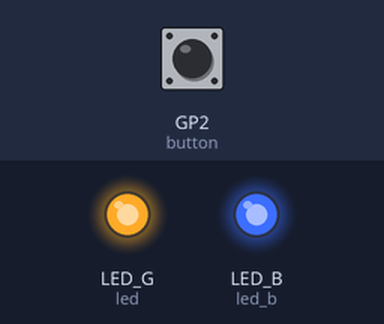
Recording of a program running on a simulated Raspberry Pi Pico running CircuitPython. On the bench: output pins drawn as LEDs (lit = HIGH). Inputs (shaded band) come from the test bench; at power-on: GP2 (button) HIGH. USB keyboard and mouse output is not drawn.

Above: at 1.2 s.
1.3 s: GP2 (button) pulled LOW for 2.35 s
At 2.8 s:
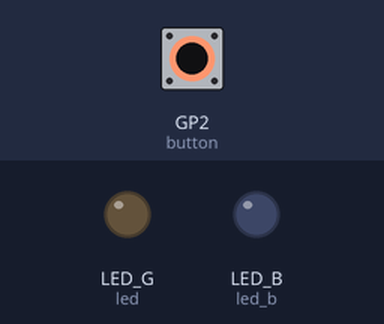
At 7.1 s:
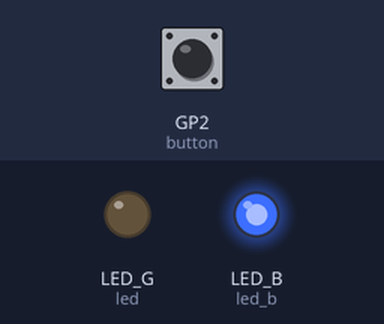
Timing chart, 0 to 15.4 s (numbered marks = the images above; inputs shaded):
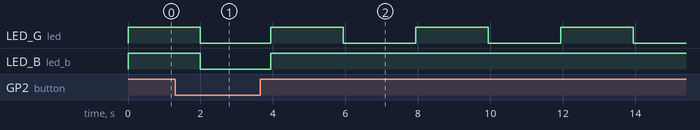

The program:

yakiishi-hori-key.py
```python
# Written in CircuitPython
# for Raspberry Pi Pico or Pimoroni Tiny2040

import board
import digitalio
from time import sleep
import usb_hid
from adafruit_hid.keyboard import Keyboard
from adafruit_hid.keycode import Keycode
from adafruit_hid.mouse import Mouse

mouse = Mouse(usb_hid.devices)
keyboard=Keyboard(usb_hid.devices)
keycodes = [Keycode.A, Keycode.D]

button = digitalio.DigitalInOut(board.GP2)
button.switch_to_input(pull=digitalio.Pull.UP)

# 0 = Pico / 1 = Tiny2040
tiny2040 = 1
if tiny2040:
  led = digitalio.DigitalInOut(board.LED_G)
  led.direction = digitalio.Direction.OUTPUT
  led_b = digitalio.DigitalInOut(board.LED_B)
  led_b.direction = digitalio.Direction.OUTPUT
  # tiny2040 LED is active low
  led.value = 1
  led_b.value = 1
else:
  led = digitalio.DigitalInOut(board.LED)
  led.direction = digitalio.Direction.OUTPUT
  led_b = None

i = 1
l = 1

while True:
  led.value = l
  if not button.value:
    if not led_b is None:
      led_b.value = l
    mouse.press(Mouse.LEFT_BUTTON)
    sleep(1.7)
    keyboard.press(keycodes[i])
    sleep(0.22)
    keyboard.release(keycodes[i])
    i = 1 - i
  else:
    if not led_b is None:
      led_b.value = 1
    mouse.release(Mouse.LEFT_BUTTON)
    i = 1
    sleep(2)
  l = 1 - l
```

Measured:
- after the input at 1.3 s, LED_B (led_b): HIGH → LOW after 0.70 s, → HIGH 1.9 s later
- by itself, LED_G (led): alternates HIGH for 2.0 s and LOW for 2.0 s
